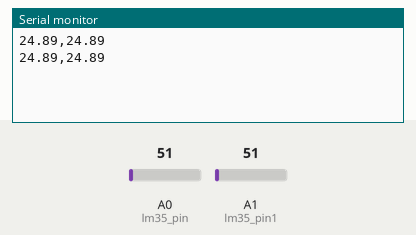
A sketch run on a simulated Arduino Uno, built with avr-gcc and run on an emulated ATmega328P. Parts: the last lines printed to the serial monitor. Inputs (shaded band) come from the test bench; at power-on: A0 (lm35_pin) = 51, A1 (lm35_pin1) = 51.

Above: at 1.8 s.
1.9 s: A0 (lm35_pin) set to 61
At 2.8 s:
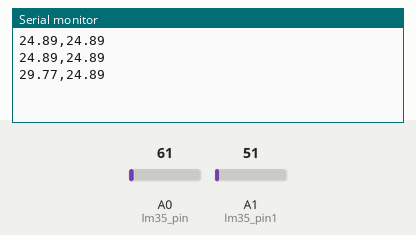
3.4 s: A1 (lm35_pin1) set to 61
At 4.7 s:
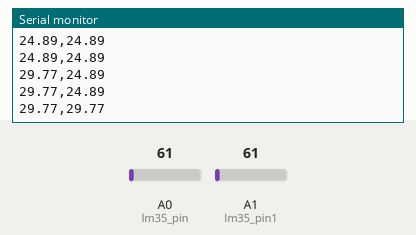
4.9 s: A0 (lm35_pin) set to 71
At 5.8 s:
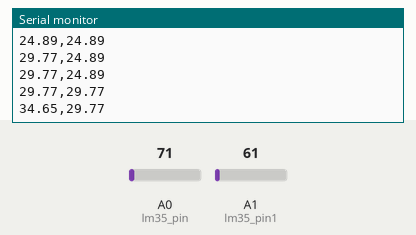
6.4 s: A1 (lm35_pin1) set to 71
At 7.5 s:
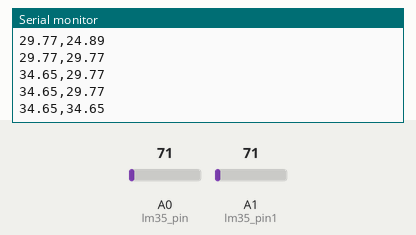
Timing chart, 0 to 8.9 s (numbered marks = the images above; inputs shaded):
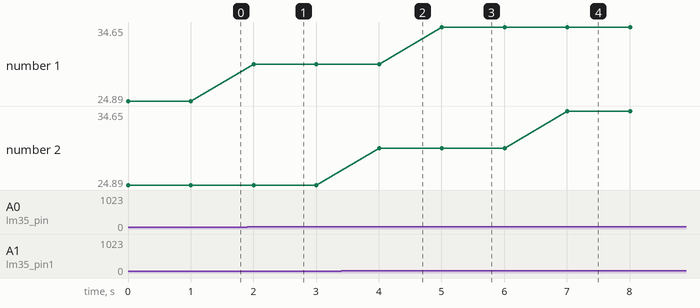

Measured:
- after the input at 1.9 s, the serial monitor: prints a new line after 0.10 s (image 1)
- after the input at 3.4 s, the serial monitor: prints a new line after 0.61 s (image 2)
- after the input at 4.9 s, the serial monitor: prints a new line after 0.11 s (image 3)
- after the input at 6.4 s, the serial monitor: prints a new line after 0.61 s (image 4)
- plotted number 1: 24.89 → 29.77 after the input at 1.9 s, 29.77 → 34.65 after the input at 4.9 s

The sketch:

LM35_Temperature__Sensor.ino
```cpp
const int lm35_pin = A0; // First sensor pin
const int lm35_pin1 = A1; // Second sensor pin

void setup() {
  Serial.begin(9600);
}

void loop() {
  // Variables for sensor readings
  int temp_adc_val = analogRead(lm35_pin);
  float temp_val = (temp_adc_val * 4.88) / 10.0; // Convert to temperature in °C

  int temp_adc_val1 = analogRead(lm35_pin1);
  float temp_val1 = (temp_adc_val1 * 4.88) / 10.0; // Convert to temperature in °C

  // Print the sensor data in a simple CSV format
  Serial.print(temp_val);
  Serial.print(",");
  Serial.println(temp_val1); // Print newline for clear separation

  delay(1000); // Adjust delay as needed
}
```
